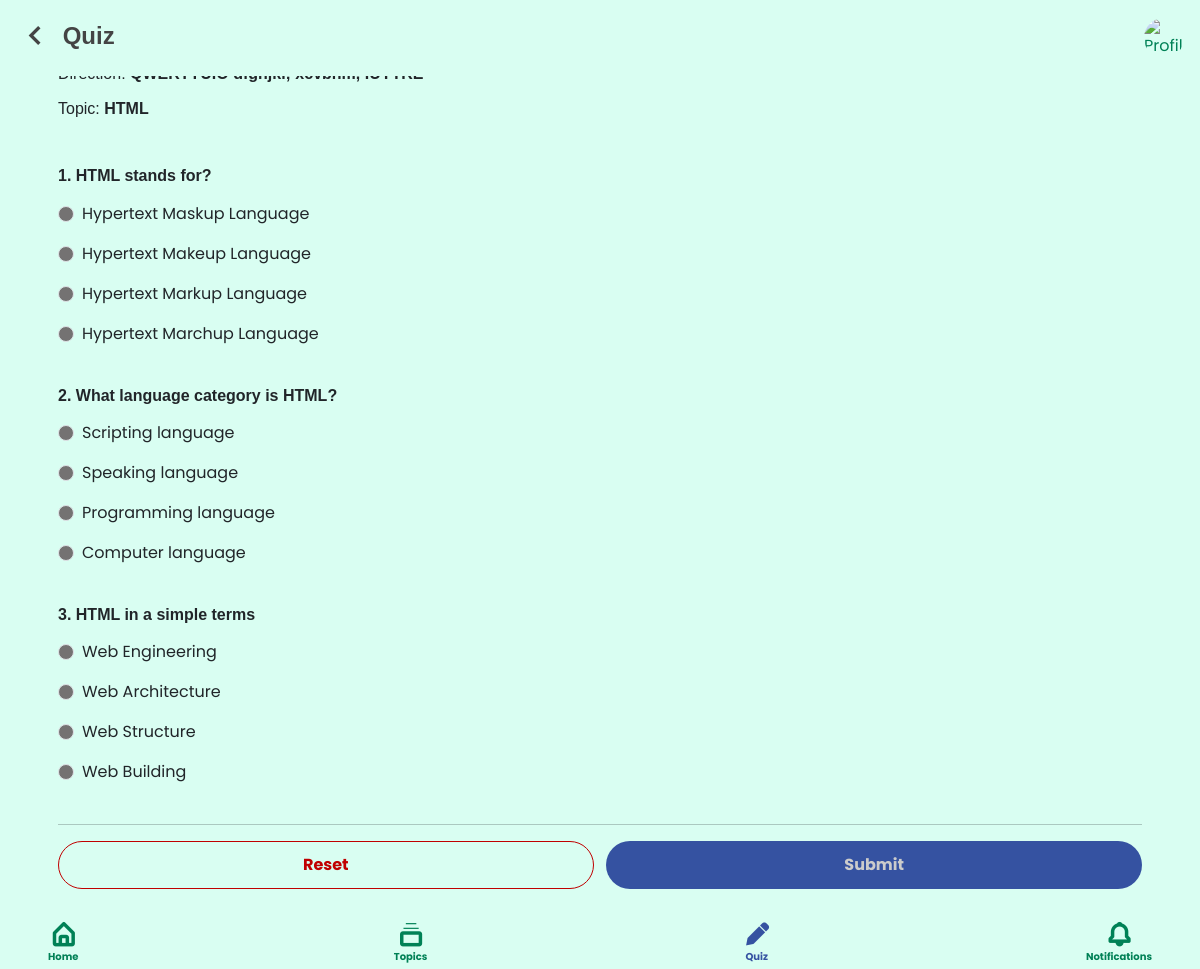
Screenshot of /pages/student/quiz.php?id=1234567 (signed in) with the database file from the repository.
### tables this page shows
CREATE TABLE IF NOT EXISTS `tbl_quiz` (
  `id` int NOT NULL AUTO_INCREMENT,
  `quiz_code` varchar(50) NOT NULL,
  `direction` text NOT NULL,
  `topic_title` text NOT NULL,
  `item_number` int NOT NULL,
  `question` text NOT NULL,
  `choice1` text NOT NULL,
  `choice2` text NOT NULL,
  `choice3` text NOT NULL,
  `choice4` text NOT NULL,
  `correct_answer` text NOT NULL,
  `teacher_id` int NOT NULL,
  PRIMARY KEY (`id`),
  KEY `teacher_id` (`teacher_id`)
);

### pages/student/quiz.php (the view, shortened to what this page needs)
<?php
include '../../db-connection.php';
if ($_SESSION['id']) {
    $userId = $_SESSION['id'];
    $stmt = $conn->prepare(' SELECT * FROM tbl_student WHERE id = ? ');
    $stmt->bind_param('i', $userId);
    $stmt->execute();
    $result = $stmt->get_result();
    $rows = $result->fetch_assoc();
    $img_url = $rows['img_url'];
?>
    <!DOCTYPE html>
    <html lang="en">
    <head>
        <link rel="stylesheet" href="../../bootstrap/css/bootstrap.min.css">
        <link rel="stylesheet" href="../../bootstrap/js/bootstrap.bundle.min.js">
        <link rel="stylesheet" href="../../boxicons/css/boxicons.min.css">
        <link rel="stylesheet" href="../../style.css">
    </head>
    <body onload="startCounter()">
        <header>
            <div class="d-flex align-items-center justify-content-between top-0 fixed-top p-2 mx-2">
                <h4 class="d-flex align-items-center justify-content-center fw-bolder mt-2">
                    <a onclick="goBack()"><i class="bx bx-chevron-left fs-1"></i></a>
                    <span class="pb-1">&nbsp;Quiz</span>
                </h4>
                <a href="account.php">
                    <img src="../../img/<?php echo $img_url ?>" alt="Profile" width="35">
                </a>
            </div>
        </header>
        <main>
            <div class="container practice mt-5 mb-3">
                <div class="card mb-5">
                    <div class="card-body">
                        <form action="../../backend/quiz-submit.php?id=<?php echo $_GET['id'] ?>" method="POST">
                            <?php
                            $stmt = $conn->prepare(' SELECT * FROM tbl_quiz_student WHERE quiz_code = ? AND student_id = ? ');
                            $stmt->bind_param('ii', $_GET['id'], $_SESSION['id']);
                            $stmt->execute();
                            $result = $stmt->get_result();
                            $rows = $result->fetch_assoc();
                            if (!empty($rows['student_answer'])) {
                                header("Location: home.php");
                                exit();
                            } else {
                                $stmt = $conn->prepare(' SELECT direction, topic_title FROM tbl_quiz WHERE quiz_code = ? ');
                                $stmt->bind_param('i', $_GET['id']);
                                $stmt->execute();
                                $result = $stmt->get_result();
                                $rows = $result->fetch_assoc();
                                $direction = $rows['direction'];
                                $topic_title = $rows['topic_title'];
                                echo '
                                <h6>Direction: <span class="fw-bold">' . $direction . '</span></h6>
                                <h6 class="mt-3 mb-5">Topic: <span class="fw-bold">' . $topic_title . '</span></h6>
                            ';
                                $stmt = $conn->prepare(' SELECT * FROM tbl_quiz WHERE quiz_code = ? ORDER BY id ASC ');
                                $stmt->bind_param('i', $_GET['id']);
                                $stmt->execute();
                                $result = $stmt->get_result();
                                while ($rows = $result->fetch_assoc()) {
                                    $item_number = $rows['item_number'];
                                    $question = $rows['question'];
                                    $choice1 = $rows['choice1'];
                                    $choice2 = $rows['choice2'];
                                    $choice3 = $rows['choice3'];
                                    $choice4 = $rows['choice4'];
                                    echo '
                                <h6 class="fw-bold">' . $item_number . ". " . $question . '</h6>
                                <fieldset class="row mb-4 mt-3">
                                    <div class="col-sm-10">
                                        <div class="form-check mb-3">
                                            <input class="form-check-input" type="radio" name="answers[' . $item_number . ']" id="option1_' . $item_number . '" value="' . $choice1 . '" required>
                                            <label class="form-check-label" for="option1_' . $item_number . '">
                                                ' . $choice1 . '
                                            </label>
                                        </div>
                                        <div class="form-check mb-3">
                                            <input class="form-check-input" type="radio" name="answers[' . $item_number . ']" id="option2_' . $item_number . '" value="' . $choice2 . '" required>
                                            <label class="form-check-label" for="option2_' . $item_number . '">
                                                ' . $choice2 . '
                                            </label>
                                        </div>
                                        <div class="form-check mb-3">
                                            <input class="form-check-input" type="radio" name="answers[' . $item_number . ']" id="option3_' . $item_number . '" value="' . $choice3 . '" required>
                                            <label class="form-check-label" for="option3_' . $item_number . '">
                                                ' . $choice3 . '
                                            </label>
                                        </div>
                                        <div class="form-check mb-3">
                                            <input class="form-check-input" type="radio" name="answers[' . $item_number . ']" id="option4_' . $item_number . '" value="' . $choice4 . '" required>
                                            <label class="form-check-label" for="option4_' . $item_number . '">
                                                ' . $choice4 . '
                                            </label>
                                        </div>
                                    </div>
                                </fieldset>
                                ';
                                }
                            }
                            ?>
                            <hr>
                            <div class="d-flex justify-content-between">
                                <button class="btn-reset w-50 d-flex align-items-center justify-content-center p-2" type="reset">
                                    Reset
                                </button>&nbsp; &nbsp;
                                <button class="btn-login w-50 d-flex align-items-center justify-content-center p-2" type="submit" id="quiz-button">
                                    <span id=" submit">Submit</span>
                                </button>
                            </div>
                        </form>
                    </div>
                </div>
            </div>
        </main>
        <footer>
            <div class="d-flex align-items-center justify-content-between bottom-0 fixed-bottom px-5">
                <a href="home.php" class="d-flex flex-column align-items-center">
                    <i class="bx bx-home-alt fs-3 fw-bolder"></i>
                    <span class="fw-bold">Home</span>
                </a>
                <a href="topics.php" class="d-flex flex-column align-items-center">
                    <i class="bx bx-collection fs-3 fw-bolder"></i>
                    <span class="fw-bold">Topics</span>
                </a>
                <a href="quiz-code-input.php" class="d-flex flex-column align-items-center" style="color: #3552a1;">
                    <i class="bx bxs-pencil fs-3 fw-bolder"></i>
                    <span class="fw-bold">Quiz</span>
                </a>
                <a href="notifications.php" class="d-flex flex-column align-items-center">
                    <i class="bx bx-bell fs-3 fw-bolder"></i>
                    <span class="fw-bold">Notifications
                    </span>
                </a>
            </div>
        </footer>
    </body>
    </html>
<?php
} else {
    header('Location ../../index.php');
}

### style.css (style rules this page uses)
:root { --main-color: #d9fef2; --primary-color: #004c33; --secondary-color: #008156; --tertiary-color: #3552a1; --white-color: #f8fff8; --gray-color: #747272; --red-color: #c00000; }
body { font-family: "Poppins", sans-serif; background: var(--main-color); color: #444444; }
header div { background-color: var(--main-color); }
header a img { border: none; border-radius: 50% !important; max-width: 40px; }
img { border-radius: 10px; }
a { color: var(--secondary-color); text-decoration: none; }
h1, h2, h3, h4, h5, h6 { font-family: "Nunito", sans-serif; }
.practice { display: flex; flex-direction: column; justify-content: center; margin-top: 50px; margin-bottom: 80px; }
.practice .card { border: none !important; border-radius: 10px; background-color: transparent !important; }
.practice input[type="radio"] { background-color: var(--gray-color); }
.btn-login { border: 0; border-radius: 30px; padding: 10px; background-color: var(--tertiary-color); text-align: center; font-weight: bold; font-size: 16px; width: 100%; color: #cccccc; cursor: not-allowed; }
.btn-reset { border: 1px solid var(--red-color); border-radius: 30px; padding: 10px; background-color: transparent; color: var(--red-color); text-align: center; font-weight: bold; font-size: 16px; width: 100%; }
footer div { background-color: var(--main-color); }
footer div a { font-size: 10px; margin-top: 2px; margin-bottom: 5px; }

### rows the page displays
tbl_quiz: item_number "1", question "HTML stands for?", choice1 "Hypertext Maskup Language", choice2 "Hypertext Makeup Language", choice3 "Hypertext Markup Language", choice4 "Hypertext Marchup Language"
tbl_quiz: item_number "2", question "What language category is HTML?", choice1 "Scripting language", choice2 "Speaking language", choice3 "Programming language", choice4 "Computer language"
tbl_quiz: item_number "3", question "HTML in a simple terms", choice1 "Web Engineering", choice2 "Web Architecture", choice3 "Web Structure", choice4 "Web Building"

### other values shown
$topic_title "HTML"
